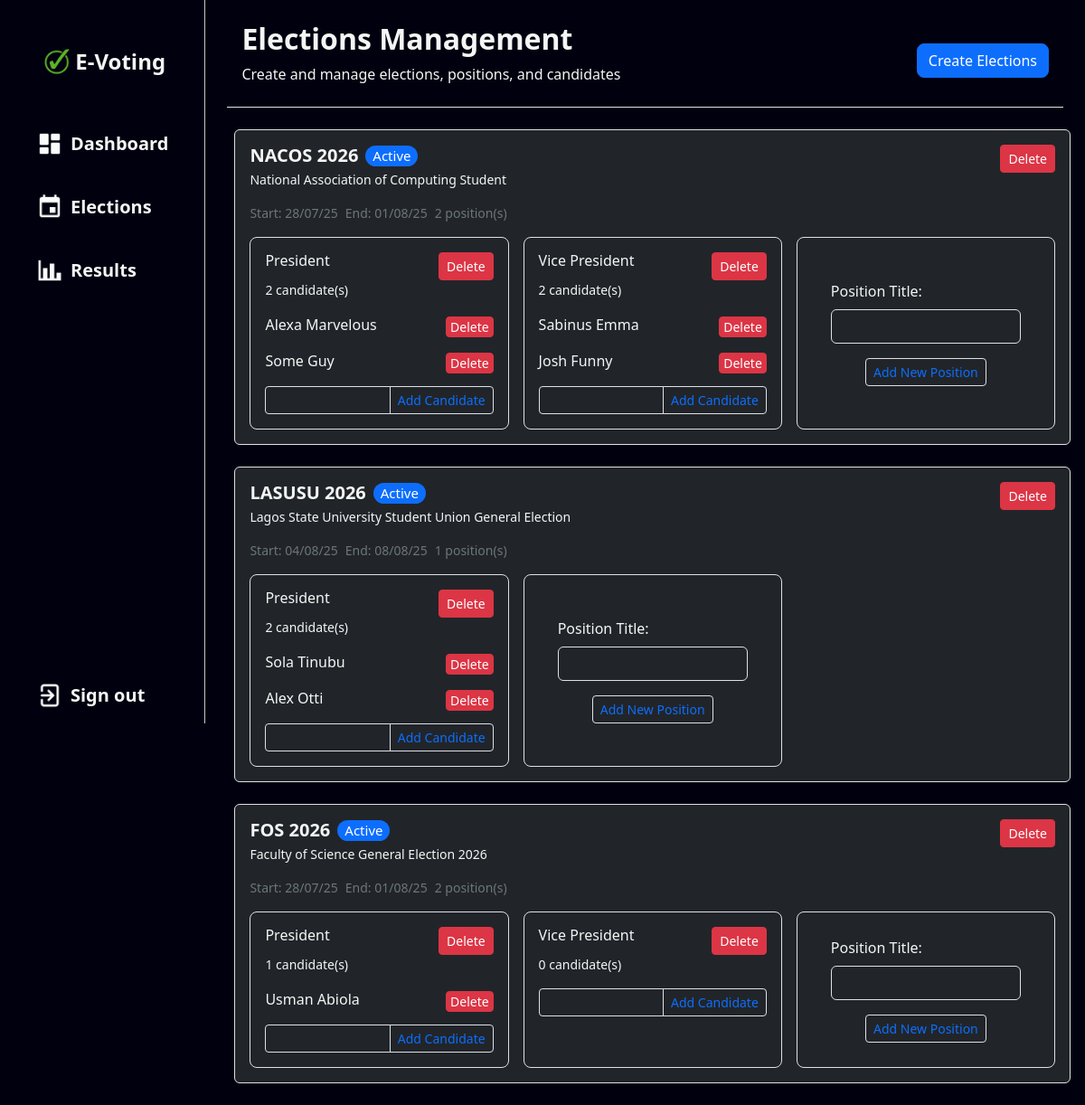
/admin/elections.php (signed in), run on the app's committed database.
### tables this page shows
CREATE TABLE `elections` (
  `id` int(11) NOT NULL,
  `title` varchar(150) NOT NULL,
  `description` text DEFAULT NULL,
  `start_date` date NOT NULL,
  `end_date` date NOT NULL,
  `status` enum('active','inactive') DEFAULT 'active',
  `created_at` timestamp NOT NULL DEFAULT current_timestamp(),
  `updated_at` timestamp NOT NULL DEFAULT current_timestamp() ON UPDATE current_timestamp()
);

CREATE TABLE `positions` (
  `id` int(11) NOT NULL,
  `election_id` int(11) NOT NULL,
  `title` varchar(100) NOT NULL,
  `created_at` timestamp NOT NULL DEFAULT current_timestamp()
);

CREATE TABLE `candidates` (
  `id` int(11) NOT NULL,
  `position_id` int(11) NOT NULL,
  `name` varchar(255) NOT NULL
);

### admin/elections.php (the view, shortened to what this page needs)
<?php
include_once('../includes/connect.php');
if ($_SESSION['verified'] === true) {
?>
    <!DOCTYPE html>
    <html lang="en">
    <head>
        <link rel="stylesheet" href="../asset/style.css" />
        <link rel="stylesheet" href="../asset/bootstrap/css/bootstrap.min.css" />
    </head>
    <body class=" position-relative d-flex" style="background-color: #00000f; color: #f5f5f5;">
        <?php
        include_once "sidenav.php";
        ?>
        <main class="p-md-4 pt-0 w-100">
            <div class="p-3 pt-md-0 d-flex justify-content-between align-items-center pb-2 border-bottom">
                <div class="">
                    <h4 class=" display-5 fs-2 fw-bold">Elections Management</h4>
                    <p>Create and manage elections, positions, and candidates</p>
                </div>
                <button class="btn btn-primary rounded-3" data-bs-toggle="modal" data-bs-target="#elctionModel">Create Elections</button>
            </div>
            <?php
            $sql = "SELECT * FROM elections";
            $stmt = $conn->prepare($sql);
            $stmt->execute();
            $result = $stmt->get_result();
            while ($row = $result->fetch_assoc()) {
            ?>
                <section class=" container mt-4 ms-2 p-3 border rounded-2 bg-dark">
                    <div class=" d-flex justify-content-between">
                        <div class="">
                            <h5 class=" fw-bold mb-1 d-flex align-items-center"><?= $row['title'] ?> <span class="badge rounded-pill bg-primary text-capitalize fw-medium small ms-2 p-1 px-2"> <?= $row['status'] ?></span></h5>
                            <p class=" small"><?= $row['description'] ?></p>
                        </div>
                        <form method="POST" action="../includes/delete.php" onsubmit="return confirm('Are you sure you want to delete this election?');">
                            <button type="submit" class="btn btn-danger btn-sm">Delete</button>
                        </form>
                    </div>
                    <div class=" d-flex gap-2 small text-secondary">
                        <p class=" mb-0">Start: <?= date('d/m/y', strtotime($row['start_date'])) ?></p>
                        <p class=" mb-0">End: <?= date('d/m/y', strtotime($row['end_date'])) ?></p>
                        <?php
                        $psql = "SELECT * FROM positions WHERE election_id = ? ORDER BY id";
                        $pstmt = $conn->prepare($psql);
                        $pstmt->bind_param('i', $row['id']);
                        $pstmt->execute();
                        $presult = $pstmt->get_result();
                        $positionCount = $presult->num_rows; ?>
                        <p class=" mb-0"><?= $positionCount ?> position(s)</p>
                    </div>
                    <div class="row row-cols-3 g-3 mt-0">
                        <?php
                        while ($prow = $presult->fetch_assoc()) {
                        ?>
                            <div class="col">
                                <div class="p-3 border rounded-3 h-100">
                                    <div class="d-flex justify-content-between">
                                        <h6><?= $prow['title'] ?></h6>
                                        <form method="POST" action="../includes/delete.php" onsubmit="return confirm('Delete this position?');">
                                            <button type="submit" class="btn btn-danger btn-sm">Delete</button>
                                        </form>
                                    </div>
                                    <?php
                                    $csql = "SELECT * FROM candidates WHERE position_id = ? ORDER BY id";
                                    $cstmt = $conn->prepare($csql);
                                    $cstmt->bind_param('i', $prow['id']);
                                    $cstmt->execute();
                                    $cresult = $cstmt->get_result();
                                    $candidateCount = $cresult->num_rows; ?>
                                    <p class=" small"><?= $candidateCount ?> candidate(s)</p>
                                    <div class="">
                                        <?php
                                        while ($crow = $cresult->fetch_assoc()) {
                                        ?>
                                            <div class="d-flex justify-content-between">
                                            <p class=""><?= $crow['name'] ?></p>
                                                <form method="POST" action="../includes/delete.php" onsubmit="return confirm('Delete this candidate?');">
                                                    <button type="submit" class="btn btn-danger btn-sm p-0 px-1">Delete</button>
                                                </form>
                                            </div>
                                        <?php }
                                        ?>
                                    </div>
                                    <form action="<?php echo htmlentities($_SERVER['PHP_SELF']) ?>" method="post" class=" d-block mt-auto">
                                        <div class=" input-group input-group-sm">
                                            <input type="text" name="cName" id="cName" class="form-control bg-dark text-light">
                                            <button name="add_candidate" class="btn btn-sm border btn-outline-primary" data-bs-toggle="modal" data-bs-target="#candidateModal">Add Candidate</button>
                                        </div>
                                    </form>
                                </div>
                            </div>
                        <?php }
                        ?>
                        <div class="col">
                            <form class=" d-flex flex-column justify-content-center align-items-center p-3 border rounded-3 h-100" action="<?php echo htmlentities($_SERVER['PHP_SELF']) ?>" method="post">
                                <div class="mb-3 col-10">
                                    <label for="pTitle" class="form-label">Position Title:</label>
                                    <input type="text" class="form-control bg-dark text-light" name="pTitle" id="pTitle">
                                </div>
                                <button name="add_position" class="btn btn-sm border btn-outline-primary">Add New Position</button>
                            </form>
                        </div>
                    </div>
                </section>
            <?php
            };
            ?>
        </main>
    </body>
    </html>
<?php
} else {
    header("Location: ../login.php");
}
?>

### admin/sidenav.php (shortened to what this page needs)
<aside class="side_nav position-sticky top-0 py-2 pt-4 px-4 text-center d-md-flex flex-column align-items-center border-end border-secondary-subtle" style="height: 100vh; width: fit-content;">
        <a href="/admin/dashboard.php" class="logo fs-4 fw-bold text-decoration-none d-flex align-items-center mt-4">
            <img src="../asset/images/logo.png" class="icon" alt="" style="width: 40px" />
            E-Voting
        </a>
        <ul class="nav flex-column gap-4 mt-5 pt-0 h-100">
            <li class="nav-item">
                <a class="nav-link active fs-5 fw-semibold d-flex align-items-center gap-2" aria-current="page" href="dashboard.php">
                    <img src="../asset/images/dashboardd.png" alt="dashboard" style="width: 30px;" />
                    Dashboard
                </a>
            </li>
            <li class="nav-item">
                <a class="nav-link fs-5 fw-semibold d-flex align-items-center gap-2" aria-current="page" href="elections.php">
                    <img src="../asset/images/calendarr.png" alt="position" style="width: 30px;" />
                    Elections
                </a>
            </li>
            <li class="nav-item">
                <a class="nav-link fs-5 fw-semibold d-flex align-items-center gap-2" aria-current="page" href="results.php">
                    <img src="../asset/images/report.png" alt="results" style="width: 30px;" />
                    Results
                </a>
            </li>
            <li class="nav-item mt-auto">
                <a href="#" class="nav-link fs-5 fw-semibold d-flex align-items-center gap-2" data-bs-toggle="modal" data-bs-target="#staticBackdrop">
                    <img src="../asset/images/signoutt.png" alt="signout" style="width: 30px;" />
                    Sign out
                </a>
            </li>
        </ul>
    </aside>

### asset/style.css (style rules this page uses)
aside a { color: #f5f5f5; }
aside { background-color: #00000f; }
.nav a { color: #f5f5f5; font-size: 22px; }
input::placeholder, textarea::placeholder { color: #f5f5f5; }

### data on the page
elections: title "NACOS 2026", status "Active", description "National Association of Computing Student", start_date "28/07/25", end_date "01/08/25", positionCount "2"
positions: title "President", candidateCount "2"
candidates: name "Alexa Marvelous"
candidates: name "Some Guy"
positions: title "Vice President", candidateCount "2"
candidates: name "Sabinus Emma"
candidates: name "Josh Funny"
elections: title "LASUSU 2026", status "Active", description "Lagos State University Student Union General Election", start_date "04/08/25", end_date "08/08/25", positionCount "1"
positions: title "President", candidateCount "2"
candidates: name "Sola Tinubu"
candidates: name "Alex Otti"
elections: title "FOS 2026", status "Active", description "Faculty of Science General Election 2026", start_date "28/07/25", end_date "01/08/25", positionCount "2"
positions: title "President", candidateCount "1"
candidates: name "Usman Abiola"
positions: title "Vice President", candidateCount "0"
